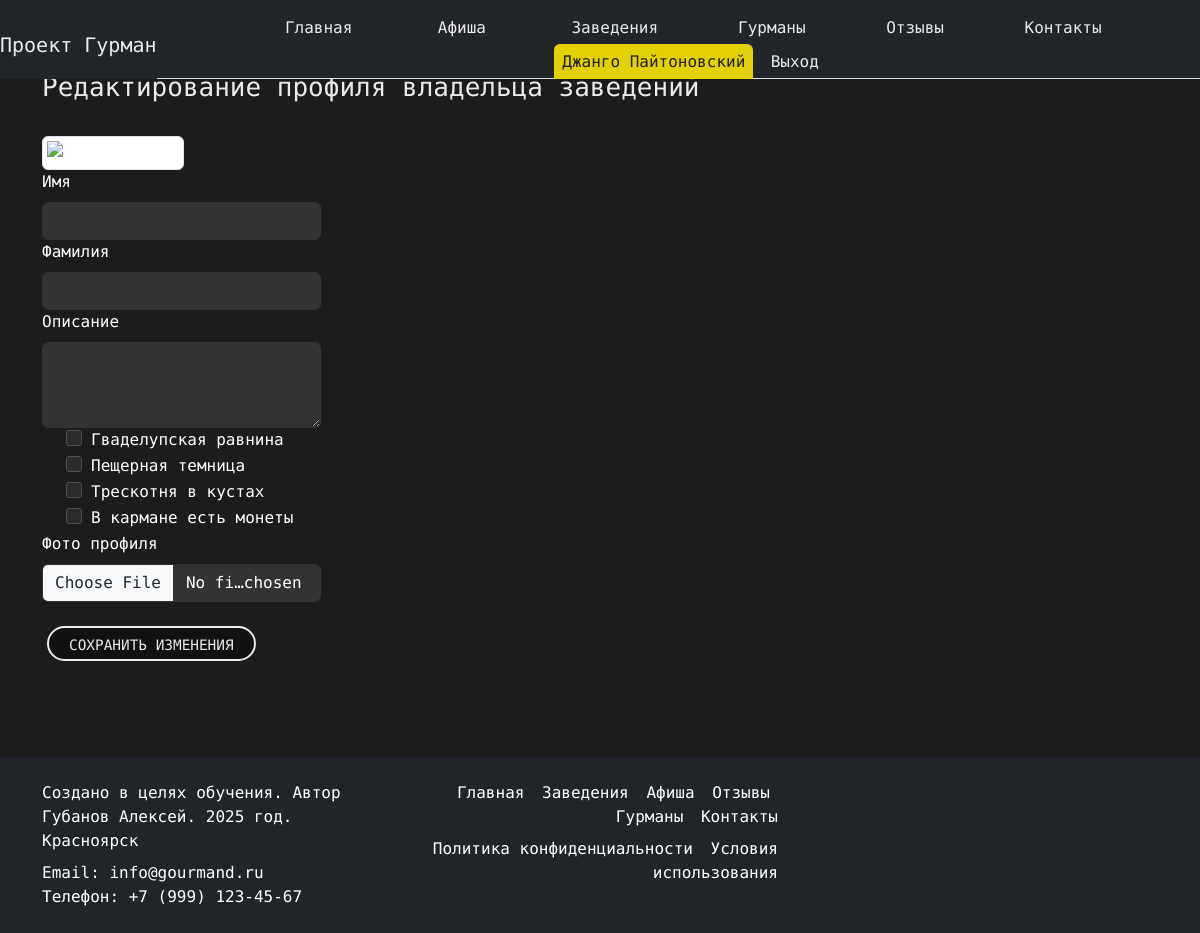
The app's page /profile/edit/ (signed in), older data.
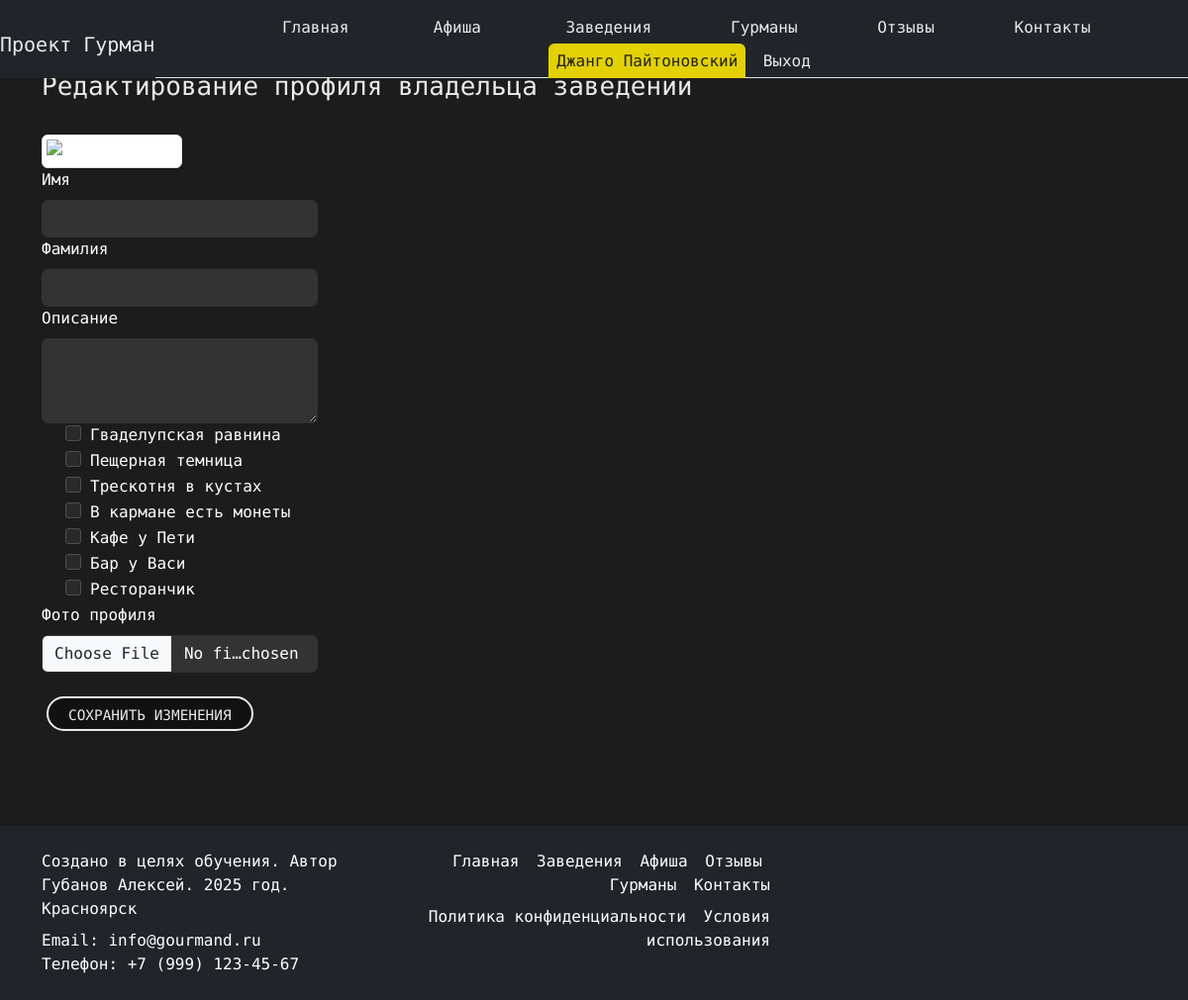
The same page, newer data.
### landing/models.py (models this page shows, shortened)
class Place(models.Model):
    name = models.CharField(max_length=100)
    description = models.TextField()
    place_email = models.EmailField()
    location = models.TextField()
    rating = models.DecimalField(max_digits=3, decimal_places=1, default=0.0)
    phone = models.TextField(max_length=50)
    website = models.URLField(max_length=200, blank=True, null=True)
    owner = models.ForeignKey(
        settings.AUTH_USER_MODEL,
        on_delete=models.SET_NULL,
        null=True,
        blank=True,
        related_name='owned_places'
    )
    slug = models.SlugField(max_length=100, blank=True, unique=True, verbose_name="Слаг")

### landing/views.py (the view, shortened to what this page needs)
# urls.py: path("profile/edit/", views.edit_profile, name="edit_profile"),
@login_required
def edit_profile(request):
    user = request.user
    if user.is_gourmand():
        profile = GourmandProfile.objects.filter(user=user).first()
        return render(request, "gourmands/edit_profile_gourmand.html", {"profile": profile})
    elif user.is_owner():
        profile = OwnerProfile.objects.filter(user=user).first()
        all_places = Place.objects.all()
        return render(request, "places/edit_profile_owner.html", {"profile": profile, "all_places": all_places})
    return redirect("index")

### landing/models.py (called while the page is built)
    def is_gourmand(self):
        return self.role == "gourmand"

    def is_owner(self):
        return self.role == "owner"

### templates/places/edit_profile_owner.html (shortened to what this page needs)
{% extends "landing/base.html" %}
{% load static %}
{% block content %}
<div class="container my-5">
 <div class="row gx-1">
  <h2 class="mb-4 pt-4 custom-text-color">Редактирование профиля владельца заведений</h2>
  <form method="POST" enctype="multipart/form-data">
        {% if profile.image %}
            <img src="{{ profile.image.url }}" alt="Фото гурмана" class="img-thumbnail" width="150">
        {% else %}
            <img src="{% static 'img/default.png' %}" alt="Фото гурмана" class="img-thumbnail" width="150">
        {% endif %}
    <div class="col-md-3">
      <label for="first_name" class="form-label">Имя</label>
      <input type="text" class="form-control" id="first_name" name="first_name" value="{{ profile.first_name }}" required>
    </div>
    <div class="col-md-3">
      <label for="last_name" class="form-label">Фамилия</label>
      <input type="text" class="form-control" id="last_name" name="last_name" value="{{ profile.last_name }}" required>
    </div>
    <div class="col-md-3">
      <label for="description" class="form-label">Описание</label>
      <textarea class="form-control" id="description" name="description" rows="3">{{ profile.description }}</textarea>
    </div>
      {% for place in all_places %}
          <div class="form-check">
              <label class="form-check-label" for="place_{{ place.id }}">
                  {{ place.name }}
              </label>
          </div>
      {% endfor %}
    <div class="col-md-3">
      <label for="image" class="form-label">Фото профиля</label>
      <input type="file" class="form-control" id="image" name="image">
    </div>
    <div class="mt-4 button_user">
        <button type="submit" class="custom-button bg_dark">Сохранить изменения</button>
    </div>
  </form>
 </div>
</div>
{% endblock %}

Row changes from the older to the newer data that the page shows:
added Place: name "Кафе у Пети"
added Place: name "Бар у Васи"
added Place: name "Ресторанчик"
